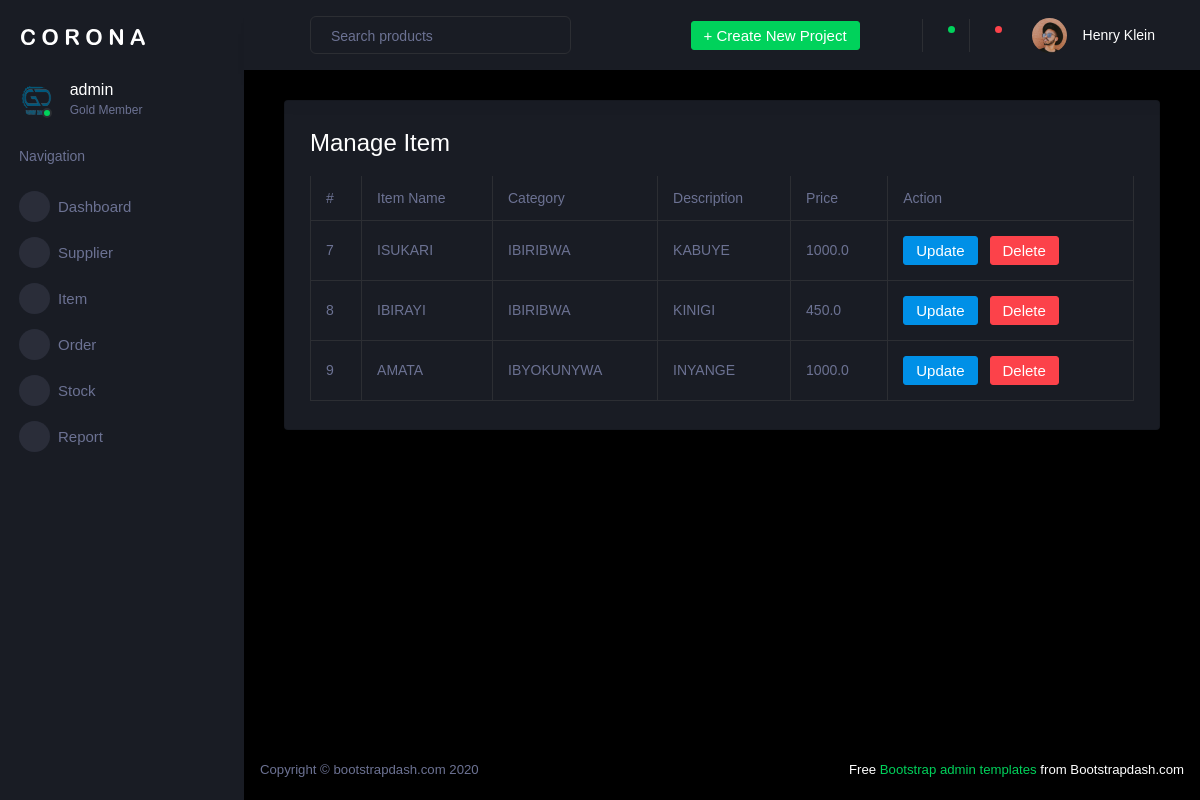
Screenshot of /stock/manage_item (signed in) with the database file from the repository.
### accounts/models.py (models this page shows, shortened)
class Users(AbstractUser):
    MASTER = 1
    DEAN_OF_STUDY = 2
    STORE_KEEPER = 3
    LIBRARIAN = 4
    HARDWARE_MANAGER = 5
    TEACHER = 6
    STUDENT = 7
    ROLE_CHOICES = [
        (MASTER, 'Master'),
        (DEAN_OF_STUDY, 'Dean of Study'),
        (STORE_KEEPER, 'Store keeper'),
        (LIBRARIAN, 'Librarian'),
        (HARDWARE_MANAGER, 'Hardware Manager'),
        (TEACHER, 'Teacher'),
        (STUDENT, 'Student'),
    ]
    role = models.IntegerField(choices=ROLE_CHOICES, default=STUDENT)
    phone_number = models.CharField(max_length=15, blank=True, null=True)
    profile_picture = models.ImageField(upload_to='profile_pictures/', blank=True, null=True)
    class Meta:
        verbose_name = 'User'
        verbose_name_plural = 'Users'
    groups = models.ManyToManyField(
        'auth.Group',
        verbose_name='groups',
        blank=True,
        help_text='The groups this user belongs to. A user will get all permissions granted to each of their groups.',
        related_name='custom_users'  # Specify custom related_name
    )
    user_permissions = models.ManyToManyField(
        'auth.Permission',
        verbose_name='user permissions',
        blank=True,
        help_text='Specific permissions for this user.',
        related_name='custom_users'  # Specify custom related_name
    )

### stock_management/models.py (models this page shows, shortened)
class Item(models.Model):
    category=models.ForeignKey(Category,related_name='items',on_delete=models.CASCADE)
    name=models.CharField(max_length=250)
    description=models.TextField(blank=True,null=True)
    price=models.FloatField()
    created_by=models.ForeignKey(Users,related_name='items',on_delete=models.CASCADE)
    created_at=models.DateTimeField(auto_now_add=True)
    class Meta:
        ordering=['created_at']

class Category(models.Model):
    name=models.CharField(max_length=250)
    class Meta:
        ordering=('-name',)
        verbose_name_plural='Categories'

### stock_management/views.py (the view)
# urls.py: path('manage_item', views.manage_item, name="manage_item"),
@login_required
def manage_item(request):
    item = Item.objects.all()
    return render(request, 'stock_management/manage_item.html', {'items': item})

### stock_management/templates/stock_management/manage_item.html (shortened to what this page needs)
{% extends "stock_management/stock_base.html" %}
{% load static %}
{% block content %}
<div class="col-lg-12 grid-margin stretch-card">
    <div class="card">
      <div class="card-body">
        <h3 class="card-title">Manage Item</h3>
        <div class="table-responsive">
          <table class="table table-bordered">
            <thead>
              <tr>
                <th> # </th>
                <th> Item Name </th>
                <th> Category </th>
                <th> Description </th>
                <th> Price </th>
                <th> Action </th>
              </tr>
            </thead>
            <tbody>
                  {% for item in items %}
                      <tr>
                        <td>{{ item.id }}</td>
                        <td>{{ item.name }}</td>
                        <td>{{ item.category.name }}</td>
                        <td>{{ item.description }}</td>
                        <td>{{ item.price }}</td>
                        <td colspan="2">
                          <a href="{% url 'update_item' item.id item.category.id%}"><button type="submit" class="btn btn-primary mr-2">Update</button></a>
                          <a href="{% url 'delete_item' item.id %}"><button class="btn btn-danger">Delete</button></a>
                        </td>
                      </tr>
                  {% endfor %}
              </tbody>
          </table>
        </div>
      </div>
    </div>
  </div>
{% endblock content %}

### stock_management/templates/stock_management/partials/_sidebar.html (shortened to what this page needs)
<nav class="sidebar sidebar-offcanvas" id="sidebar">
  <div class="sidebar-brand-wrapper d-none d-lg-flex align-items-center justify-content-center fixed-top">
    <a class="sidebar-brand brand-logo" href="index.html"><img src="assets/images/logo.svg" alt="logo" /></a>
  </div>
  <ul class="nav">
    <li class="nav-item profile">
      <div class="profile-desc">
        <div class="profile-pic">
          <div class="count-indicator">
            {% if request.user.profile_picture %}
            <img class="img-xs rounded-circle" src="{{ request.user.profile_picture.url }}" alt="">
            {% else %}
            <img class="img-xs rounded-circle" src="" alt="">
            {% endif %}
            <span class="count bg-success"></span>
          </div>
          <div class="profile-name">
            <h5 class="mb-0 font-weight-normal">{{request.user.username}}</h5>
            <span>Gold Member</span>
          </div>
        </div>
        <a href="#" id="profile-dropdown" data-toggle="dropdown"><i class="mdi mdi-dots-vertical"></i></a>
      </div>
    </li>
    <li class="nav-item nav-category">
      <span class="nav-link">Navigation</span>
    </li>
    <li class="nav-item menu-items">
      <a class="nav-link" href="{% url 'stock_dash' %}">
        <span class="menu-icon">
          <i class="mdi mdi-speedometer"></i>
        </span>
        <span class="menu-title">Dashboard</span>
      </a>
    </li>
    <li class="nav-item menu-items">
      <a class="nav-link" data-toggle="collapse" href="#ui-basic" aria-expanded="false" aria-controls="ui-basic">
        <span class="menu-icon">
          <i class="mdi mdi-laptop"></i>
        </span>
        <span class="menu-title">Supplier</span>
        <i class="menu-arrow"></i>
      </a>
    </li>
    <li class="nav-item menu-items">
      <a class="nav-link" data-toggle="collapse" href="#ui-basic1" aria-expanded="false" aria-controls="ui-basic">
        <span class="menu-icon">
          <i class="mdi mdi-laptop"></i>
        </span>
        <span class="menu-title">Item</span>
        <i class="menu-arrow"></i>
      </a>
    </li>
    <li class="nav-item menu-items">
      <a class="nav-link" data-toggle="collapse" href="#ui-basic2" aria-expanded="false" aria-controls="ui-basic">
        <span class="menu-icon">
          <i class="mdi mdi-laptop"></i>
        </span>
        <span class="menu-title">Order</span>
        <i class="menu-arrow"></i>
      </a>
    </li>
    <li class="nav-item menu-items">
      <a class="nav-link" data-toggle="collapse" href="#ui-basic3" aria-expanded="false" aria-controls="ui-basic">
        <span class="menu-icon">
          <i class="mdi mdi-laptop"></i>
        </span>
        <span class="menu-title">Stock</span>
        <i class="menu-arrow"></i>
      </a>
    </li>
    <li class="nav-item menu-items">
      <a class="nav-link" href="pages/icons/mdi.html">
        <span class="menu-icon">
          <i class="mdi mdi-contacts"></i>
        </span>
        <span class="menu-title">Report</span>
      </a>
    </li>
  </ul>
</nav>

### rows the page displays
Users: user.profile_picture (picture), user.username "admin"
Item: id "7", name "ISUKARI", category.name "IBIRIBWA", description "KABUYE", price "1000.0"
Item: id "8", name "IBIRAYI", category.name "IBIRIBWA", description "KINIGI", price "450.0"
Item: id "9", name "AMATA", category.name "IBYOKUNYWA", description "INYANGE", price "1000.0"
